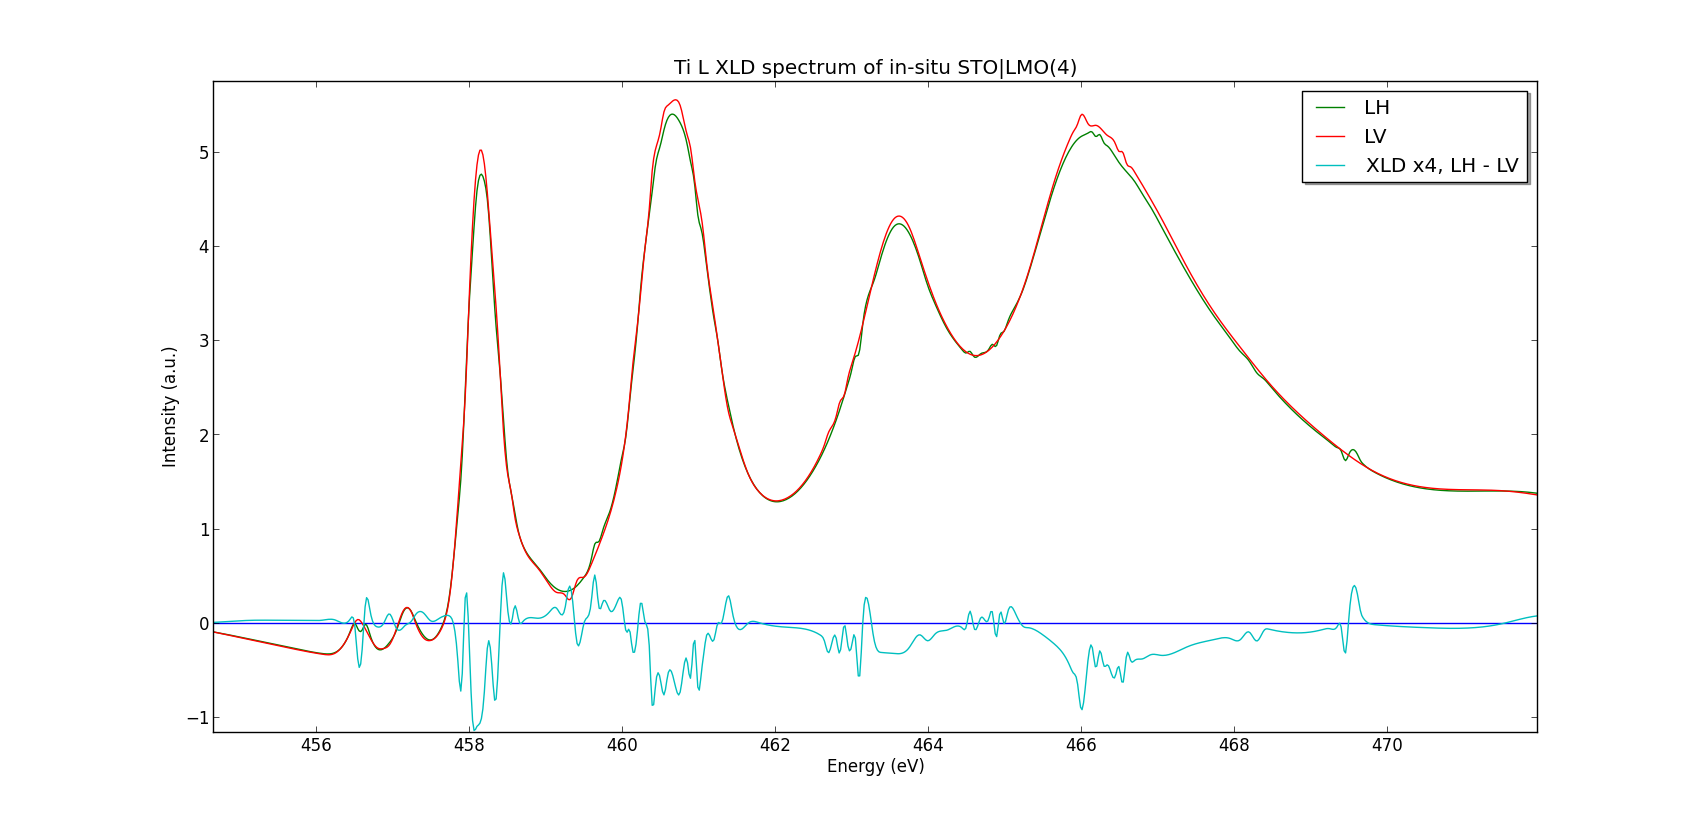

Write the Python code that produced this figure.
"""
Script to analyse XLD and XMCD spectra
"""
import matplotlib.lines as mlines
import matplotlib.pyplot as plt
import numpy as np
import math
import copy
import random
import h5py
import copy
from scipy import interpolate

smooth = .005
FILE_LH = "../../Data/i09-75583.nxs"
FILE_LV = "../../Data/i09-75584.nxs"

import csv
def save(energies, spectrum, ext):
    name = 'LMO4TiLin'
    with open('csv/'+name+'-'+ext+'.csv', 'wb') as f:
        writer = csv.writer(f)
        writer.writerow(('energy','intensity'))
        for n, s in enumerate(spectrum):
            writer.writerow((energies[n], s))
        f.close()

def getBackground(energies, spectrum, points):

    last = len(energies)
    B = .8
    answ = "n"

    # Simulating step-function
    step = []
    start = spectrum[points[1]]
    end = spectrum[points[5]]
    try:
        for e in energies:
            # fermi-dirac distribution-like normalisation function
            n = diff/(math.exp((energies[points[2]]-e)/B)+1)
            m = diff/(math.exp((energies[points[4]]-e)/B)+1)
            step.append(n+m)
    except:
        diff = .5*(end - start)
        global diff
        for e in energies:
            # fermi-dirac distribution-like normalisation function
            n = diff/(math.exp((energies[points[2]]-e)/B)+1)
            m = diff/(math.exp((energies[points[4]]-e)/B)+1)
            step.append(n+m)
    fitspect = [s - step[n] for n, s in enumerate(spectrum)]

##    while answ == "n":
##        plt.plot(energies, spectrum)
##        for p in points:
##            plt.axvline(energies[p], color='k', linestyle='solid')
##        plt.show()
##            
##        answ = raw_input("Are the lines placed correctly? y/n: ")
##        while answ != "n" and answ != "y":
##            answ = raw_input("Use 'y' or 'n'. Are the lines correct?: ")
##
##        if answ == "y": break
##        print "Previous lines were places at ",points
##        for n, p in enumerate(points):
##            try: points[n] = int(raw_input("Line "+str(n+1)+" to: "))
##            except:
##                print "Invalid syntax"
##                points[n] = int(raw_input("Line "+str(n+1)+" to: "))
##        print points

    # Fitting 4th order polynomial to bg without step
    bg = range(points[0],points[1]) + [points[3]] + range(points[5],points[6])
    x, y = [energies[n] for n in bg], [fitspect[n] for n in bg]
    a, b, c, d, e =  np.polyfit(x, y, 4)
    norm = [a*i**4 + b*i**3 + c*i**2 + d*i + e for i in energies]
    spectNorm = [s-norm[n]+step[n] for n, s in enumerate(fitspect)]
    
    return [s+step[n] for n, s in enumerate(norm)], spectNorm
if __name__ == '__main__':
    print "Gathering measurements data"
    
    with h5py.File(FILE_LH, 'r') as f:
        energies = f["/entry1/sm5amp8/pgmenergy"]
        
        spectrum = f["/entry1/sm5amp8/smpmiamp39"]
        i_0 = f["/entry1/sm5amp8/sm5amp8"]

        LHEnergies = [e for e in energies[2:-2]]
        LHSpectrum = [s/(i_0[n]/100000) for n, s in enumerate(spectrum[2:-2])]

    with h5py.File(FILE_LV, 'r') as f:
        energies = f["/entry1/sm5amp8/pgmenergy"]
        
        spectrum = f["/entry1/sm5amp8/smpmiamp39"]
        i_0 = f["/entry1/sm5amp8/sm5amp8"]

        LVEnergies = [e for e in energies[2:-2]]
        LVSpectrum = [s/(i_0[n]/100000) for n, s in enumerate(spectrum[2:-2])]

    energies = np.linspace(LHEnergies[0], LHEnergies[-1], num=len(LHEnergies)*5, endpoint=True)

    print "============"
    print "First background"
    print "============"
    points = [1, 120, 200, 250, 320, 410, 445]
    LHNorm, LHSpectrum_norm = getBackground(LHEnergies, LHSpectrum, points)
    splineRep = interpolate.splrep(LHEnergies, LHSpectrum_norm, s=smooth)
    LHSpectrum_norm = interpolate.splev(energies, splineRep, der=0)
    print "============"
    print "Second background"
    print "============"
    LVNorm, LVSpectrum_norm = getBackground(LVEnergies, LVSpectrum, points)
    splineRep = interpolate.splrep(LVEnergies, LVSpectrum_norm, s=smooth)
    LVSpectrum_norm = interpolate.splev(energies, splineRep, der=0)

    # Make XMCD
    XLD = [(LHSpectrum_norm[n]-s)*4 for n, s in enumerate(LVSpectrum_norm)]

    # Save data to CSV
    spectra = [LHSpectrum_norm, LVSpectrum_norm, XLD]
    for n, s in enumerate(spectra):
        save(energies, s, str(n+1))

    # Plot data
    plt.plot(energies, [0 for e in energies])
##    plt.plot(LVEnergies, LHSpectrum)
##    plt.plot(LVEnergies, LHNorm)
    plt.plot(energies, LHSpectrum_norm, label='LH')
    plt.plot(energies, LVSpectrum_norm, label='LV')
    plt.plot(energies, XLD, label='XLD x4, LH - LV')
    
    legend = plt.legend(loc='upper right', shadow=True)
    title = plt.title("Ti L XLD spectrum of in-situ STO|LMO(4)")
    plt.xlabel("Energy (eV)")
    plt.ylabel("Intensity (a.u.)")
    plt.show()   
